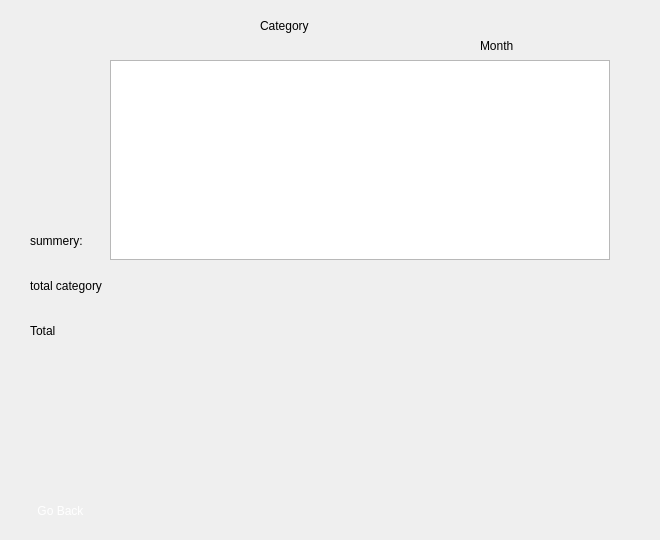
        <widget class="QWidget" name="CategoryData">
         <widget class="QWidget" name="verticalLayoutWidget_4">
          <property name="geometry">
           <rect>
            <x>240</x>
            <y>230</y>
            <width>411</width>
            <height>301</height>
           </rect>
          </property>
          <layout class="QVBoxLayout" name="CategoryPieFrame"/>
         </widget>
         <widget class="QPushButton" name="GoBack">
          <property name="geometry">
           <rect>
            <x>0</x>
            <y>490</y>
            <width>111</width>
            <height>41</height>
           </rect>
          </property>
          <property name="styleSheet">
           <string notr="true">font: italic 14pt &quot;Monotype Corsiva&quot;;
color:#fff;
border:nine;</string>
          </property>
          <property name="text">
           <string>   Go Back</string>
          </property>
          <property name="icon">
           <iconset resource="Resources.qrc">
            <normaloff>:/Icons/Icons/arrow-282-32.ico</normaloff>:/Icons/Icons/arrow-282-32.ico</iconset>
          </property>
          <property name="iconSize">
           <size>
            <width>48</width>
            <height>48</height>
           </size>
          </property>
         </widget>
         <widget class="QTableWidget" name="CategoryTable">
          <property name="geometry">
           <rect>
            <x>110</x>
            <y>60</y>
            <width>500</width>
            <height>200</height>
           </rect>
          </property>
          <property name="styleSheet">
           <string notr="true">gridline-color: rgb(255, 255, 255);
font: 13pt &quot; Monotype Corsiva&quot;;
color: rgb(255, 255, 255);</string>
          </property>
          <property name="frameShadow">
           <enum>QFrame::Sunken</enum>
          </property>
          <property name="editTriggers">
           <set>QAbstractItemView::NoEditTriggers</set>
          </property>
          <property name="selectionBehavior">
           <enum>QAbstractItemView::SelectRows</enum>
          </property>
          <property name="sortingEnabled">
           <bool>false</bool>
          </property>
          <property name="columnCount">
           <number>0</number>
          </property>
          <attribute name="horizontalHeaderCascadingSectionResizes">
           <bool>true</bool>
          </attribute>
          <attribute name="horizontalHeaderDefaultSectionSize">
           <number>120</number>
          </attribute>
          <attribute name="horizontalHeaderStretchLastSection">
           <bool>true</bool>
          </attribute>
          <attribute name="verticalHeaderVisible">
           <bool>false</bool>
          </attribute>
         </widget>
         <widget class="QLabel" name="Name">
          <property name="geometry">
           <rect>
            <x>260</x>
            <y>0</y>
            <width>171</width>
            <height>51</height>
           </rect>
          </property>
          <property name="styleSheet">
           <string notr="true">font: 32pt &quot; Monotype Corsiva&quot;;</string>
          </property>
          <property name="text">
           <string>Category</string>
          </property>
         </widget>
         <widget class="QLabel" name="TotalSpent">
          <property name="geometry">
           <rect>
            <x>30</x>
            <y>320</y>
            <width>281</width>
            <height>21</height>
           </rect>
          </property>
          <property name="styleSheet">
           <string notr="true">font:15pt &quot; Monotype Corsiva&quot;;</string>
          </property>
          <property name="text">
           <string>Total </string>
          </property>
         </widget>
         <widget class="QLabel" name="label_7">
          <property name="geometry">
           <rect>
            <x>30</x>
            <y>230</y>
            <width>71</width>
            <height>21</height>
           </rect>
          </property>
          <property name="styleSheet">
           <string notr="true">font:15pt &quot; Monotype Corsiva&quot;;</string>
          </property>
          <property name="text">
           <string>summery:</string>
          </property>
         </widget>
         <widget class="QLabel" name="TotalCate">
          <property name="geometry">
           <rect>
            <x>30</x>
            <y>270</y>
            <width>371</width>
            <height>31</height>
           </rect>
          </property>
          <property name="styleSheet">
           <string notr="true">font:15pt &quot; Monotype Corsiva&quot;;</string>
          </property>
          <property name="text">
           <string>total category</string>
          </property>
         </widget>
         <widget class="QLabel" name="MonthLabel">
          <property name="geometry">
           <rect>
            <x>480</x>
            <y>30</y>
            <width>91</width>
            <height>31</height>
           </rect>
          </property>
          <property name="styleSheet">
           <string notr="true">font: 18pt &quot; Monotype Corsiva&quot;;</string>
          </property>
          <property name="text">
           <string>Month</string>
          </property>
         </widget>
        </widget>
